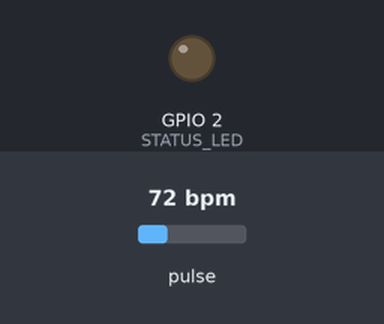
Bench run of a sketch on a simulated ESP8266 (NodeMCU). Shown: output pins drawn as LEDs (lit = HIGH). The inputs (shaded band) are chosen by the test bench; at power-on: pulse 72 bpm. What the sketch prints to the serial monitor is not drawn.

Above: at 0.1 s.
At 113.4 s:
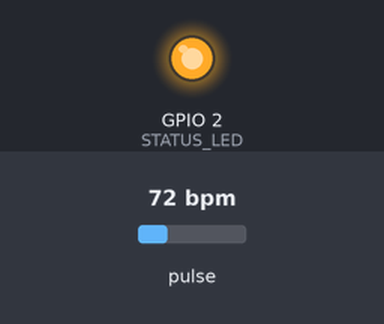
Timing chart, 0 to 130.0 s (numbered marks = the images above):
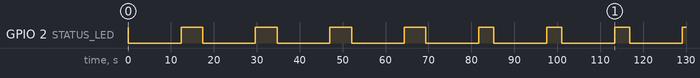

Measured:
- by itself, GPIO 2 (STATUS_LED): goes HIGH 0.05 s, 4 × (LOW 12.3 s, HIGH 5.0 s), 3 × (LOW 12.3 s, HIGH 3.5 s), LOW 12.3 s, then HIGH

The sketch:

esp32_bp_inference_svm_v4_no_oled.ino
```cpp
/*
 * ESP32 Blood Pressure Classification V4 (NO OLED VERSION)
 * 10-Second Truncated Window, Balanced Class Model
 *
 * Real-time blood pressure classification using SVM TinyML
 * Classification: Non-Hipertensi (0) vs Hipertensi (1)
 * Features: ir_ratio, red_ratio, crest_time_ratio, heart_rate
 *
 * Hardware: ESP32 + MAX30102 PPG Sensor
 *
 * [I2C ARCHITECTURE]
 * I2C1 (Wire1) -> MAX30102 (SDA 21, SCL 22)
 */

#include "MAX30105.h"
#include <Wire.h>
#include <math.h>
#include "sqa_thresholds.h"

// Include the V4 SVM model
#include "svm_model_v4.h"

// I2C Pin Assignment (MAX30102 Sensor)
#define SENSOR_SDA 21
#define SENSOR_SCL 22

// Instansiasi perangkat keras
MAX30105 particleSensor;
Eloquent::ML::Port::SVM svm;

// ── Z-Score Normalization Constants (Wajib untuk SVM) ──
const float FEATURE_MEANS[4]  = { 0.39055566, 0.17166698, 0.26229811, 77.92584906 };
const float FEATURE_SCALES[4] = { 0.19170289, 0.08503130, 0.03005053, 10.50780374 };

// Sensor configuration
const int SAMPLE_WINDOW = 1000; // EXACTLY 10 seconds at 100Hz
const int STATUS_LED = 2;

// Data buffers (Global Static to avoid Heap Fragmentation)
long irBuffer[SAMPLE_WINDOW];
long redBuffer[SAMPLE_WINDOW];
float irFilteredGlobal[SAMPLE_WINDOW];
float redFilteredGlobal[SAMPLE_WINDOW];
static double padXBufferGlobal[SAMPLE_WINDOW + 30];
static double padYBufferGlobal[SAMPLE_WINDOW + 30];

// Variabel Global
float g_heartRate = 0;
float g_ctr = 0;
float g_irRatio = 0;
unsigned long g_inferTime = 0;
char g_category[20] = "";


// ── DSP Filters ───────────────────────────────────────────────────────
void detrend_signal(float* buffer, int length) {
  double sum_x = 0, sum_y = 0, sum_xy = 0, sum_xx = 0;
  for (int i = 0; i < length; i++) {
    double x = i; double y = buffer[i];
    sum_x += x; sum_y += y; sum_xy += x * y; sum_xx += x * x;
  }
  double n = length;
  double m = (n * sum_xy - sum_x * sum_y) / (n * sum_xx - sum_x * sum_x);
  double c = (sum_y - m * sum_x) / n;
  for (int i = 0; i < length; i++) buffer[i] = (float)(buffer[i] - (m * i + c));
}

// Filter Bandpass Butterworth Orde 2 (0.5 - 5.0 Hz pada 100 Hz)
// Implementasi Direct Form II Transposed (DF2T) dengan:
// 1. Gustafsson's Initial Conditions (zi)
// 2. 15-Sample Odd Extension Padding (scipy.signal.filtfilt parity 100%)
// 3. 64-bit double accumulator (zero roundoff / quantization error)
void filtfilt_bandpass(float* buffer, int length) {
  const int PADLEN = 15;
  const int TOTAL_LEN = length + 2 * PADLEN;

  // 1. Odd extension padding (refleksi ganjil di batas)
  for (int i = 0; i < PADLEN; i++) {
    padXBufferGlobal[i] = 2.0 * (double)buffer[0] - (double)buffer[PADLEN - i];
  }
  for (int i = 0; i < length; i++) {
    padXBufferGlobal[PADLEN + i] = (double)buffer[i];
  }
  for (int i = 0; i < PADLEN; i++) {
    padXBufferGlobal[PADLEN + length + i] = 2.0 * (double)buffer[length - 1] - (double)buffer[length - 2 - i];
  }

  // Koefisien Butterworth Bandpass Orde 2 (0.5 - 5.0 Hz pada 100 Hz)
  const double b[5] = {0.01658193, 0.0, -0.03316386, 0.0, 0.01658193};
  const double a[5] = {1.0, -3.58623981, 4.84628980, -2.93042722, 0.67045791};
  const double zi[4] = {-0.01658193, -0.01658193, 0.01658193, 0.01658193};

  // 2. Forward Pass (DF2T) dengan inisialisasi state zi * x_pad[0]
  double z[4];
  for (int k = 0; k < 4; k++) z[k] = zi[k] * padXBufferGlobal[0];
  for (int i = 0; i < TOTAL_LEN; i++) {
    double xn = padXBufferGlobal[i];
    double yn = b[0] * xn + z[0];
    z[0] = b[1] * xn - a[1] * yn + z[1];
    z[1] = b[2] * xn - a[2] * yn + z[2];
    z[2] = b[3] * xn - a[3] * yn + z[3];
    z[3] = b[4] * xn - a[4] * yn;
    padYBufferGlobal[i] = yn;
  }

  // 3. Backward Pass (DF2T) dengan inisialisasi state zi * y_pad[end]
  for (int k = 0; k < 4; k++) z[k] = zi[k] * padYBufferGlobal[TOTAL_LEN - 1];
  for (int i = TOTAL_LEN - 1; i >= 0; i--) {
    double xn = padYBufferGlobal[i];
    double yn = b[0] * xn + z[0];
    z[0] = b[1] * xn - a[1] * yn + z[1];
    z[1] = b[2] * xn - a[2] * yn + z[2];
    z[2] = b[3] * xn - a[3] * yn + z[3];
    z[3] = b[4] * xn - a[4] * yn;
    padYBufferGlobal[i] = yn;
  }

  // 4. Salin kembali dan inversi polaritas (-filtfilt) agar 100% selaras dengan Python
  for (int i = 0; i < length; i++) {
    buffer[i] = -(float)padYBufferGlobal[PADLEN + i];
  }
}

float get_smoothed_val(float* buffer, int i, int length) {
  if (i < 2 || i >= length - 2) return buffer[i];
  return (buffer[i-2] + buffer[i-1] + buffer[i] + buffer[i+1] + buffer[i+2]) / 5.0f;
}

// Menghitung Crest Time Ratio, Heart Rate, serta metrik Kualitas Sinyal (Time CV & Amp CV)
float get_ctr_and_hr(float* buffer, int length, float std_val, float& out_hr, float& out_time_cv, float& out_amp_cv) {
  int peak_indices[100];
  int peak_count = 0;
  int min_dist = 35; // Selaras dengan Python distance=35 (mampu deteksi HR hingga 171 BPM)
  int last_peak_idx = -min_dist;
  float peak_threshold = std_val * 0.5f;

  // Exclude 20 sampel di awal dan akhir (0.2s) untuk mencegah border artifact
  for (int i = 20; i < length - 20; i++) {
    float val_prev = get_smoothed_val(buffer, i-1, length);
    float val_curr = get_smoothed_val(buffer, i, length);
    float val_next = get_smoothed_val(buffer, i+1, length);

    if (val_curr > val_prev && val_curr > val_next) {
      if (buffer[i] > peak_threshold) {
        if (i - last_peak_idx >= min_dist) {
          peak_indices[peak_count++] = i;
          last_peak_idx = i;
          if (peak_count >= 100) break;
        }
      }
    }
  }

  if (peak_count < 2) {
    out_hr = 0;
    return 0;
  }

  float total_rise_time = 0;
  int valid_beats = 0;

  for (int c = 0; c < peak_count; c++) {
    int p_idx = peak_indices[c];
    int start_search = (p_idx - 45 > 0) ? (p_idx - 45) : 0;
    int trough_idx = p_idx;
    for (int j = p_idx - 1; j >= start_search; j--) {
      if (buffer[j] <= buffer[trough_idx]) {
        trough_idx = j;
      } else {
        break;
      }
    }
    if (p_idx > trough_idx) {
      float rise_time_ms = (p_idx - trough_idx) * 10.0f;
      total_rise_time += rise_time_ms;
      valid_beats++;
    }
  }

  float avg_rise_time = (valid_beats > 0) ? (total_rise_time / valid_beats) : 0;

  float total_rr = 0;
  for (int c = 1; c < peak_count; c++) total_rr += (peak_indices[c] - peak_indices[c-1]);

  float avg_rr_samples = total_rr / (peak_count - 1);
  float avg_rr_seconds = avg_rr_samples / 100.0f;
  out_hr = 60.0f / avg_rr_seconds;

  // SQA 1: Kalkulasi Time CV (Jitter RR interval)
  float var_rr = 0;
  for (int c = 1; c < peak_count; c++) {
    float rr = (float)(peak_indices[c] - peak_indices[c-1]);
    var_rr += (rr - avg_rr_samples) * (rr - avg_rr_samples);
  }
  float std_rr = sqrt(var_rr / (peak_count - 1));
  out_time_cv = (avg_rr_samples > 0) ? ((std_rr / avg_rr_samples) * 100.0f) : 0;

  // SQA 2: Kalkulasi Amp CV (Pressure Shift)
  float total_amp = 0;
  for (int c = 0; c < peak_count; c++) {
    total_amp += buffer[peak_indices[c]];
  }
  float avg_amp = total_amp / peak_count;

  float var_amp = 0;
  for (int c = 0; c < peak_count; c++) {
    float amp = buffer[peak_indices[c]];
    var_amp += (amp - avg_amp) * (amp - avg_amp);
  }
  float std_amp = sqrt(var_amp / peak_count);
  out_amp_cv = (avg_amp > 0) ? (std_amp / avg_amp) : 0;

  // Hitung Crest Time Ratio (CTR)
  float ctr = 0;
  if (out_hr > 0) {
      ctr = avg_rise_time / (60000.0f / out_hr);
  }

  return ctr;
}

// ── SETUP ────────────────────────────────────────────────────────────
void setup() {
  Serial.begin(115200);
  unsigned long startSerial = millis();
  while (!Serial && millis() - startSerial < 1000); // Timeout 1s agar aman running standalone tanpa PC

  pinMode(STATUS_LED, OUTPUT);

  Serial.println("\n\n====================================");
  Serial.println("ESP32 Blood Pressure Classifier V4");
  Serial.println("NO-OLED EDITION (SERIAL MONITOR ONLY)");
  Serial.println("====================================");

  // Inisialisasi I2C (Wire) untuk SENSOR MAX30102
  Wire.begin(SENSOR_SDA, SENSOR_SCL);
  Wire.setClock(400000);

  while (!particleSensor.begin(Wire, I2C_SPEED_FAST)) {
    Serial.println("   ERROR: MAX30102 not found on I2C! Retrying...");
    digitalWrite(STATUS_LED, HIGH); delay(500); digitalWrite(STATUS_LED, LOW); delay(500);
  }

  particleSensor.setup(0x1F, 1, 2, 100, 411, 4096);
  particleSensor.setPulseAmplitudeRed(0x1F);
  particleSensor.setPulseAmplitudeIR(0x1F);
  particleSensor.setPulseAmplitudeGreen(0);
  Serial.println("   OK - Sensor initialized on I2C\n");
}

// ── TUGAS UTAMA: MEMBACA SENSOR DAN INFERENSI ──────────────────────────
void loop() {
  Serial.println("\n[STATE] Waiting for finger...");

  while (true) {
    long irCheck = 0;
    if (particleSensor.available()) {
      irCheck = particleSensor.getIR();
      particleSensor.getRed();
      particleSensor.nextSample();
    } else {
      particleSensor.check();
    }

    if (irCheck > 50000) {
      Serial.println("[STATE] Finger detected!");
      break;
    }
    digitalWrite(STATUS_LED, !digitalRead(STATUS_LED));
    delay(50);
  }

  Serial.println("[STATE] Settling time: Discarding first 100 samples (1 second)...");
  for (int i = 0; i < 100; i++) {
    particleSensor.check();
    if (particleSensor.available()) {
      particleSensor.getIR(); particleSensor.getRed(); particleSensor.nextSample();
    }
    delay(10);
  }

  Serial.println("[STATE] Collecting 1000 samples (10 seconds) ZERO LATENCY...");
  digitalWrite(STATUS_LED, LOW);

  // PENGAMBILAN DATA BERBASIS HARDWARE FIFO SENSOR (100 Hz MURNI - ZERO DUPLICATE)
  int samplesCollected = 0;
  unsigned long collectionStart = millis();

  while (samplesCollected < SAMPLE_WINDOW) {
    particleSensor.check();

    while (particleSensor.available() && samplesCollected < SAMPLE_WINDOW) {
      irBuffer[samplesCollected] = particleSensor.getFIFOIR();
      redBuffer[samplesCollected] = particleSensor.getFIFORed();
      particleSensor.nextSample();

      // EARLY ABORT: Jari terlepas
      if (irBuffer[samplesCollected] < 40000) {
        Serial.println("\n❌ ABORTED: Jari terlepas dari sensor di tengah jalan!");
        Serial.println("   Silakan letakkan jari kembali untuk mengulang.\n");
        for (int k = 0; k < 5; k++) {
          digitalWrite(STATUS_LED, HIGH); delay(100);
          digitalWrite(STATUS_LED, LOW); delay(100);
        }
        return; // Kembali ke awal loop()
      }

      samplesCollected++;
      if (samplesCollected > 0 && samplesCollected % 200 == 0) {
        Serial.printf("        Progress: %d%%\n", (samplesCollected * 100) / SAMPLE_WINDOW);
      }
    }

    // Safety timeout: jika dalam 13 detik belum terkumpul 1000 sampel (sensor macet / I2C error)
    if (millis() - collectionStart > 13000) {
      Serial.println("\n❌ TIMEOUT: Sensor terhenti atau pengumpulan data macet!");
      delay(2000);
      return;
    }

    delayMicroseconds(500); // Polling cepat 0.5ms tanpa membebani CPU
  }
  Serial.println("        Progress: 100%");

  digitalWrite(STATUS_LED, HIGH);
  Serial.println("[STATE] Data collected! Processing DSP Filters...");

  float irSum = 0, redSum = 0;
  for (int i = 0; i < SAMPLE_WINDOW; i++) { irSum += irBuffer[i]; redSum += redBuffer[i]; }
  float irMean = irSum / SAMPLE_WINDOW; float redMean = redSum / SAMPLE_WINDOW;

  for (int i = 0; i < SAMPLE_WINDOW; i++) {
    irFilteredGlobal[i] = (float)irBuffer[i]; redFilteredGlobal[i] = (float)redBuffer[i];
  }

  detrend_signal(irFilteredGlobal, SAMPLE_WINDOW); detrend_signal(redFilteredGlobal, SAMPLE_WINDOW);
  filtfilt_bandpass(irFilteredGlobal, SAMPLE_WINDOW); filtfilt_bandpass(redFilteredGlobal, SAMPLE_WINDOW);

  // Inversi polaritas sinyal (-filtfilt) sudah dilakukan langsung di dalam filtfilt_bandpass

  float irFiltMean = 0, redFiltMean = 0;
  for (int i = 0; i < SAMPLE_WINDOW; i++) { irFiltMean += irFilteredGlobal[i]; redFiltMean += redFilteredGlobal[i]; }
  irFiltMean /= SAMPLE_WINDOW; redFiltMean /= SAMPLE_WINDOW;

  float irVar = 0, redVar = 0;
  for (int i = 0; i < SAMPLE_WINDOW; i++) {
    irVar += (irFilteredGlobal[i] - irFiltMean) * (irFilteredGlobal[i] - irFiltMean);
    redVar += (redFilteredGlobal[i] - redFiltMean) * (redFilteredGlobal[i] - redFiltMean);
  }
  float irStd = sqrt(irVar / SAMPLE_WINDOW); float redStd = sqrt(redVar / SAMPLE_WINDOW);

  float g_time_cv = 0;
  float g_amp_cv = 0;
  g_ctr = get_ctr_and_hr(irFilteredGlobal, SAMPLE_WINDOW, irStd, g_heartRate, g_time_cv, g_amp_cv);
  g_irRatio = (irMean > 0) ? ((irStd / irMean) * 100.0f) : 0;
  float redRatio = (redMean > 0) ? ((redStd / redMean) * 100.0f) : 0;

  // ── SQA / Signal Validation ──────────────────────────────────────────
  if (g_heartRate < 40.0f || g_heartRate > 180.0f || g_ctr <= 0.0f || g_time_cv > MAX_TIME_CV || g_amp_cv > MAX_AMP_CV) {
    Serial.printf("\n==============================================\n");
    Serial.printf("❌ SQA REJECTED! SIGNAL TOO NOISY\n");
    Serial.printf("   HR     : %.1f BPM\n", g_heartRate);
    Serial.printf("   TimeCV : %.1f %%\n", g_time_cv);
    Serial.printf("   AmpCV  : %.3f\n", g_amp_cv);
    Serial.printf("   Action : Please keep your finger still.\n");
    Serial.printf("==============================================\n\n");
    delay(3500);
    return;
  }

  Serial.printf("\n✅ SQA PASSED! Signal Quality is Good.\n");
  Serial.printf("   TimeCV : %.1f %%\n", g_time_cv);
  Serial.printf("   AmpCV  : %.3f\n", g_amp_cv);

  // --- NORMALISASI Z-SCORE UNTUK SVM ---
  float raw_features[4] = { g_irRatio, redRatio, g_ctr, g_heartRate };
  float norm_features[4];
  for(int i=0; i<4; i++) {
      norm_features[i] = (raw_features[i] - FEATURE_MEANS[i]) / FEATURE_SCALES[i];
  }

  // --- KLASIFIKASI TINYML ---
  unsigned long mlStart = micros();
  int prediction = svm.predict(norm_features);
  g_inferTime = micros() - mlStart;

  strcpy(g_category, (prediction == 0) ? "NON-HIPERTENSI" : "HIPERTENSI");

  Serial.printf("\n==============================================\n");
  Serial.printf("   > FEATURES EXTRACTED <\n");
  Serial.printf("   BPM       : %.2f\n", g_heartRate);
  Serial.printf("   CTR       : %.4f\n", g_ctr);
  Serial.printf("   IR Ratio  : %.4f\n", g_irRatio);
  Serial.printf("   Red Ratio : %.4f\n", redRatio);
  Serial.printf("   Time CV   : %.2f %%\n", g_time_cv);
  Serial.printf("   Amp CV    : %.3f\n", g_amp_cv);
  Serial.printf("----------------------------------------------\n");
  Serial.printf("   > CLASSIFICATION V4 (SVM) <\n");
  Serial.printf("   Result    : %s (kelas %d)\n", g_category, prediction);
  Serial.printf("   Infer Time: %lu us\n", g_inferTime);
  Serial.printf("==============================================\n");
  // Format CSV (bisa di-copy langsung ke spreadsheet):
  // ir_ratio, red_ratio, crest_time_ratio, heart_rate, time_cv, amp_cv, prediksi
  Serial.printf("CSV: %.4f,%.4f,%.4f,%.2f,%.2f,%.3f,%d\n\n", g_irRatio, redRatio, g_ctr, g_heartRate, g_time_cv, g_amp_cv, prediction);

  delay(5000);
}
```

sqa_thresholds.h
```cpp
// AUTO-GENERATED BY extract_features_v4.py
// Jangan diedit manual! File ini akan ditimpa setiap kali ekstraksi fitur.
#ifndef SQA_THRESHOLDS_H
#define SQA_THRESHOLDS_H

#define MAX_TIME_CV 5.3f
#define MAX_AMP_CV  0.306f

#endif
```

Source omitted: svm_model_v4.h (17876 bytes)
